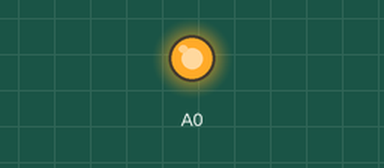
This program was run on a simulated Adafruit Feather M0. Parts: output pins drawn as LEDs (lit = HIGH).

Above: at 1.0 s.
At 3.0 s:
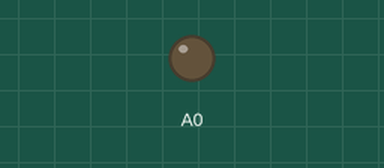
Timing chart, 0 to 5.2 s (numbered marks = the images above):
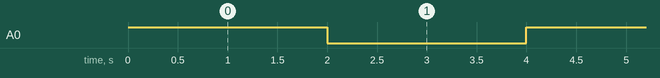

Measured:
- by itself, A0: alternates HIGH for 2.0 s and LOW for 2.0 s

The program:

main.cpp
```cpp
#include <Arduino.h>

void setup()
{
  // put your setup code here, to run once:
  pinMode(A0, OUTPUT);
}

void loop()
{

  digitalWrite(A0, HIGH);
  delay(2000);
  digitalWrite(A0, LOW);
  delay(2000);
}
```
